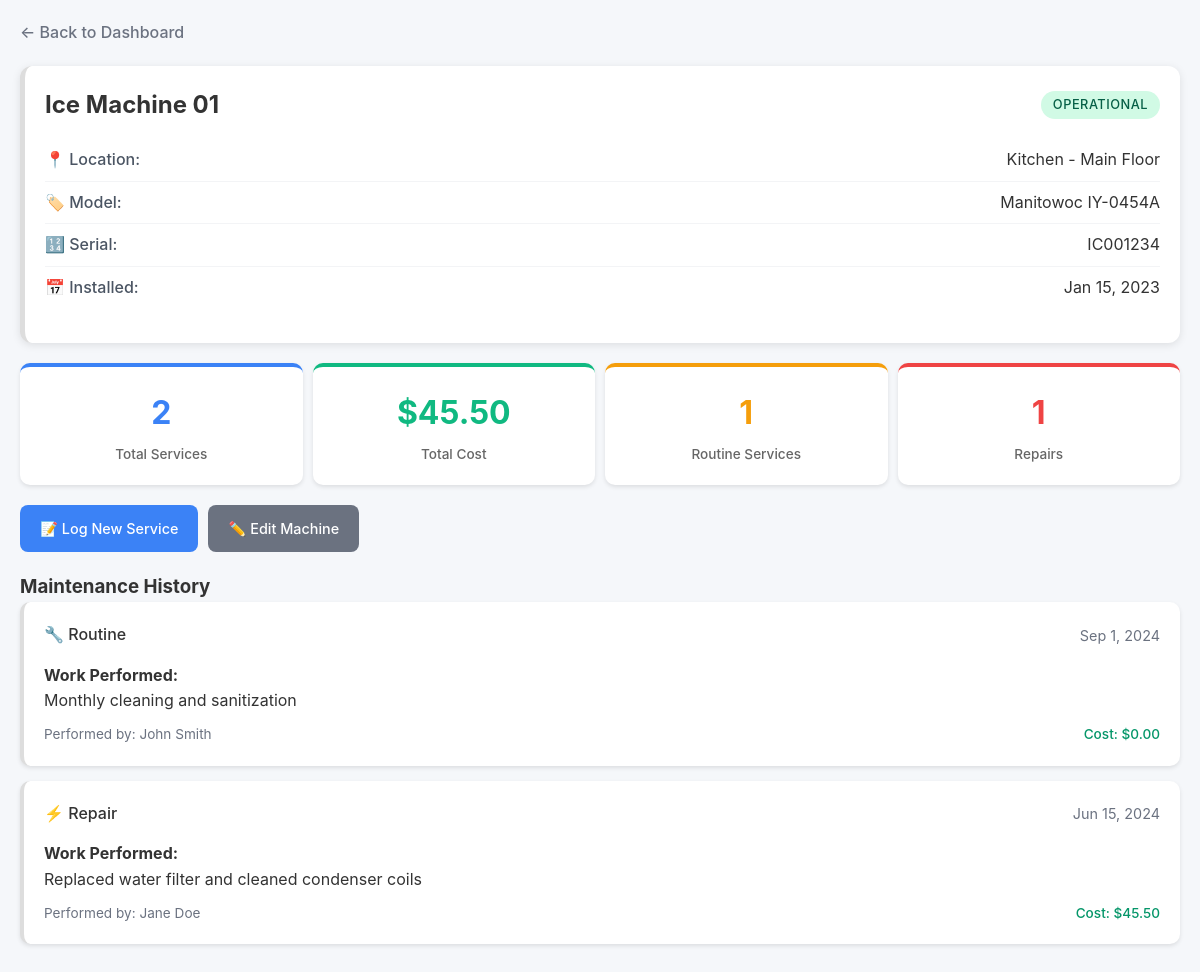
The app's page /machine_history.php?id=1 (signed in) with its own data.
### tables this page shows
CREATE TABLE IF NOT EXISTS ice_machines (
    id INT AUTO_INCREMENT PRIMARY KEY,
    machine_name VARCHAR(100) NOT NULL,
    location VARCHAR(100) NOT NULL,
    model VARCHAR(100),
    serial_number VARCHAR(100),
    installation_date DATE,
    last_maintenance DATE,
    next_maintenance_due DATE,
    status ENUM('operational', 'needs_maintenance', 'out_of_order', 'scheduled_maintenance') DEFAULT 'operational',
    notes TEXT,
    created_at TIMESTAMP DEFAULT CURRENT_TIMESTAMP,
    updated_at TIMESTAMP DEFAULT CURRENT_TIMESTAMP ON UPDATE CURRENT_TIMESTAMP
);

CREATE TABLE IF NOT EXISTS maintenance_records (
    id INT AUTO_INCREMENT PRIMARY KEY,
    machine_id INT NOT NULL,
    maintenance_date DATE NOT NULL,
    maintenance_type ENUM('routine', 'repair', 'cleaning', 'inspection', 'emergency') NOT NULL,
    performed_by VARCHAR(100) NOT NULL,
    description TEXT NOT NULL,
    parts_used TEXT,
    cost DECIMAL(10,2),
    next_service_date DATE,
    status ENUM('completed', 'in_progress', 'scheduled') DEFAULT 'completed',
    created_at TIMESTAMP DEFAULT CURRENT_TIMESTAMP,
    FOREIGN KEY (machine_id) REFERENCES ice_machines(id) ON DELETE CASCADE
);

### machine_history.php (the view, shortened to what this page needs)
<?php
require_once "config.php";
$machine_id = isset($_GET['id']) ? (int)$_GET['id'] : 0;
$machine = null;
$machine_sql = "SELECT * FROM ice_machines WHERE id = ?";
if($stmt = mysqli_prepare($link, $machine_sql)) {
    mysqli_stmt_bind_param($stmt, "i", $machine_id);
    if(mysqli_stmt_execute($stmt)) {
        $result = mysqli_stmt_get_result($stmt);
        $machine = mysqli_fetch_assoc($result);
    }
}
$maintenance_records = [];
$history_sql = "SELECT * FROM maintenance_records WHERE machine_id = ? ORDER BY maintenance_date DESC, created_at DESC";
if($stmt = mysqli_prepare($link, $history_sql)) {
    mysqli_stmt_bind_param($stmt, "i", $machine_id);
    if(mysqli_stmt_execute($stmt)) {
        $result = mysqli_stmt_get_result($stmt);
        while($row = mysqli_fetch_assoc($result)) {
            $maintenance_records[] = $row;
        }
    }
}
$total_cost = 0;
$maintenance_types = [];
foreach($maintenance_records as $record) {
    if($record['cost']) {
        $total_cost += $record['cost'];
    }
    if(!isset($maintenance_types[$record['maintenance_type']])) {
        $maintenance_types[$record['maintenance_type']] = 0;
    }
    $maintenance_types[$record['maintenance_type']]++;
}
function getMaintenanceTypeIcon($type) {
    switch($type) {
        case 'routine': return '🔧';
        case 'repair': return '⚡';
    }
}
function getMaintenanceTypeClass($type) {
    switch($type) {
        case 'routine': return 'maintenance-routine';
        case 'repair': return 'maintenance-repair';
    }
}
?>
<!DOCTYPE html>
<html>
<head>
    <link rel="stylesheet" href="ice_machine_style.css">
</head>
<body>
    <div class="container">
        <a href="ice_dashboard.php" class="back-btn">← Back to Dashboard</a>
        <div class="machine-card" style="margin-bottom: 20px;">
            <div class="machine-header">
                <h2><?php echo htmlspecialchars($machine['machine_name']); ?></h2>
                <span class="status-badge <?php echo $machine['status'] == 'operational' ? 'status-good' : ($machine['status'] == 'needs_maintenance' ? 'status-warning' : 'status-danger'); ?>">
                    <?php echo ucwords(str_replace('_', ' ', $machine['status'])); ?>
                </span>
            </div>
            <div class="machine-info">
                <div class="info-row">
                    <span class="label">📍 Location:</span>
                    <span><?php echo htmlspecialchars($machine['location']); ?></span>
                </div>
                <?php if($machine['model']): ?>
                <div class="info-row">
                    <span class="label">🏷️ Model:</span>
                    <span><?php echo htmlspecialchars($machine['model']); ?></span>
                </div>
                <?php endif; ?>
                <?php if($machine['serial_number']): ?>
                <div class="info-row">
                    <span class="label">🔢 Serial:</span>
                    <span><?php echo htmlspecialchars($machine['serial_number']); ?></span>
                </div>
                <?php endif; ?>
                <?php if($machine['installation_date']): ?>
                <div class="info-row">
                    <span class="label">📅 Installed:</span>
                    <span><?php echo date('M j, Y', strtotime($machine['installation_date'])); ?></span>
                </div>
                <?php endif; ?>
            </div>
        </div>
        <div class="stats-grid" style="margin-bottom: 20px;">
            <div class="stat-card stat-info">
                <div class="stat-number"><?php echo count($maintenance_records); ?></div>
                <div class="stat-label">Total Services</div>
            </div>
            <div class="stat-card stat-good">
                <div class="stat-number">$<?php echo number_format($total_cost, 2); ?></div>
                <div class="stat-label">Total Cost</div>
            </div>
            <div class="stat-card stat-warning">
                <div class="stat-number"><?php echo isset($maintenance_types['routine']) ? $maintenance_types['routine'] : 0; ?></div>
                <div class="stat-label">Routine Services</div>
            </div>
            <div class="stat-card stat-danger">
                <div class="stat-number"><?php echo isset($maintenance_types['repair']) ? $maintenance_types['repair'] : 0; ?></div>
                <div class="stat-label">Repairs</div>
            </div>
        </div>
        <div class="action-buttons" style="margin-bottom: 20px;">
            <a href="log_maintenance.php?machine_id=<?php echo $machine['id']; ?>" class="btn btn-primary">📝 Log New Service</a>
            <a href="edit_machine.php?id=<?php echo $machine['id']; ?>" class="btn btn-secondary">✏️ Edit Machine</a>
        </div>
        <h3>Maintenance History</h3>
        <?php if(empty($maintenance_records)): ?>
            <div class="no-machines">
                <h3>No maintenance records found</h3>
                <p>Start by <a href="log_maintenance.php?machine_id=<?php echo $machine['id']; ?>">logging the first maintenance</a> for this machine.</p>
            </div>
        <?php else: ?>
            <?php foreach($maintenance_records as $record): ?>
                <div class="maintenance-record <?php echo getMaintenanceTypeClass($record['maintenance_type']); ?>">
                    <div class="record-header">
                        <div class="record-type">
                            <?php echo getMaintenanceTypeIcon($record['maintenance_type']); ?>
                            <?php echo ucwords(str_replace('_', ' ', $record['maintenance_type'])); ?>
                        </div>
                        <div class="record-date">
                            <?php echo date('M j, Y', strtotime($record['maintenance_date'])); ?>
                        </div>
                    </div>
                    <div class="record-details">
                        <p><strong>Work Performed:</strong></p>
                        <p><?php echo nl2br(htmlspecialchars($record['description'])); ?></p>
                    </div>
                    <div class="record-meta">
                        <span>Performed by: <?php echo htmlspecialchars($record['performed_by']); ?></span>
                        <?php if($record['cost']): ?>
                            <span class="cost-highlight">Cost: $<?php echo number_format($record['cost'], 2); ?></span>
                        <?php endif; ?>
                    </div>
                </div>
            <?php endforeach; ?>
        <?php endif; ?>
    </div>
</body>
</html>

### ice_machine_style.css (style rules this page uses)
* { margin: 0; padding: 0; box-sizing: border-box; }
body { font-family: -apple-system, BlinkMacSystemFont, 'Segoe UI', Roboto, sans-serif; background-color: #f5f7fa; color: #333; line-height: 1.6; }
.container { max-width: 1200px; margin: 0 auto; padding: 10px; }
.stats-grid { display: grid; grid-template-columns: repeat(2, 1fr); gap: 10px; margin-bottom: 20px; }
.stat-card { background: white; padding: 20px; border-radius: 10px; text-align: center; box-shadow: 0 2px 4px rgba(0,0,0,0.1); border-top: 4px solid #ddd; }
.stat-card.stat-good { border-top-color: #10b981; }
.stat-card.stat-warning { border-top-color: #f59e0b; }
.stat-card.stat-danger { border-top-color: #ef4444; }
.stat-card.stat-info { border-top-color: #3b82f6; }
.stat-number { font-size: 2rem; font-weight: bold; margin-bottom: 5px; }
.stat-good .stat-number { color: #10b981; }
.stat-warning .stat-number { color: #f59e0b; }
.stat-danger .stat-number { color: #ef4444; }
.stat-info .stat-number { color: #3b82f6; }
.stat-label { font-size: 0.85rem; color: #666; font-weight: 500; }
.action-buttons { display: flex; gap: 10px; margin-bottom: 20px; flex-wrap: wrap; }
.btn { display: inline-block; padding: 12px 20px; border: none; border-radius: 8px; text-decoration: none; font-weight: 500; text-align: center; cursor: pointer; transition: all 0.3s ease; font-size: 0.9rem; min-width: 120px; }
.btn-primary { background: #3b82f6; color: white; }
.btn-secondary { background: #6b7280; color: white; }
.machine-card { background: white; border-radius: 12px; padding: 20px; box-shadow: 0 2px 8px rgba(0,0,0,0.1); border-left: 5px solid #ddd; transition: transform 0.2s, box-shadow 0.2s; }
.machine-header { display: flex; justify-content: space-between; align-items: center; margin-bottom: 15px; flex-wrap: wrap; gap: 10px; }
.status-badge { padding: 4px 12px; border-radius: 20px; font-size: 0.8rem; font-weight: 500; text-transform: uppercase; letter-spacing: 0.5px; }
.status-badge.status-good { background: #d1fae5; color: #065f46; }
.machine-info { margin-bottom: 15px; }
.info-row { display: flex; justify-content: space-between; align-items: center; padding: 8px 0; border-bottom: 1px solid #f3f4f6; flex-wrap: wrap; gap: 10px; }
.info-row:last-child { border-bottom: none; }
.label { font-weight: 500; color: #4b5563; min-width: 100px; }
.back-btn { display: inline-flex; align-items: center; margin-bottom: 20px; color: #6b7280; text-decoration: none; font-weight: 500; }
@media screen and (min-width: 481px) { .container { padding: 20px; } }
@media screen and (min-width: 481px) { .stats-grid { grid-template-columns: repeat(4, 1fr); } }
@media screen and (min-width: 481px) { .action-buttons { justify-content: flex-start; } }
@media screen and (min-width: 769px) { .machine-header { flex-wrap: nowrap; } }
@media screen and (min-width: 769px) { .info-row { flex-wrap: nowrap; } }

### machine_history.php (style rules this page uses)
.maintenance-routine { border-left-color: #10b981; }
.maintenance-repair { border-left-color: #ef4444; }
.maintenance-record { background: white; border-radius: 10px; padding: 20px; margin-bottom: 15px; box-shadow: 0 2px 4px rgba(0,0,0,0.1); border-left: 4px solid #ddd; }
.record-header { display: flex; justify-content: space-between; align-items: center; margin-bottom: 15px; flex-wrap: wrap; gap: 10px; }
.record-type { display: flex; align-items: center; gap: 8px; font-weight: 500; }
.record-date { color: #6b7280; font-size: 0.9rem; }
.record-details { margin-bottom: 10px; }
.record-meta { display: flex; justify-content: space-between; align-items: center; font-size: 0.85rem; color: #6b7280; flex-wrap: wrap; gap: 10px; }
.cost-highlight { color: #059669; font-weight: 500; }

### records on screen
ice_machines: machine_name "Ice Machine 01", status "OPERATIONAL", location "Kitchen - Main Floor", model "Manitowoc IY-0454A", serial_number "IC001234", installation_date "Jan 15, 2023"
maintenance_records: maintenance_type "🔧", maintenance_type "Routine", maintenance_date "Sep 1, 2024", description "Monthly cleaning and sanitization", performed_by "John Smith", cost "0.00"
maintenance_records: maintenance_type "⚡", maintenance_type "Repair", maintenance_date "Jun 15, 2024", description "Replaced water filter and cleaned condenser coils", performed_by "Jane Doe", cost "45.50"

### other values on screen
count($maintenance_records) "2"
$total_cost "45.50"
$maintenance_types['routine'] "1"
$maintenance_types['repair'] "1"
